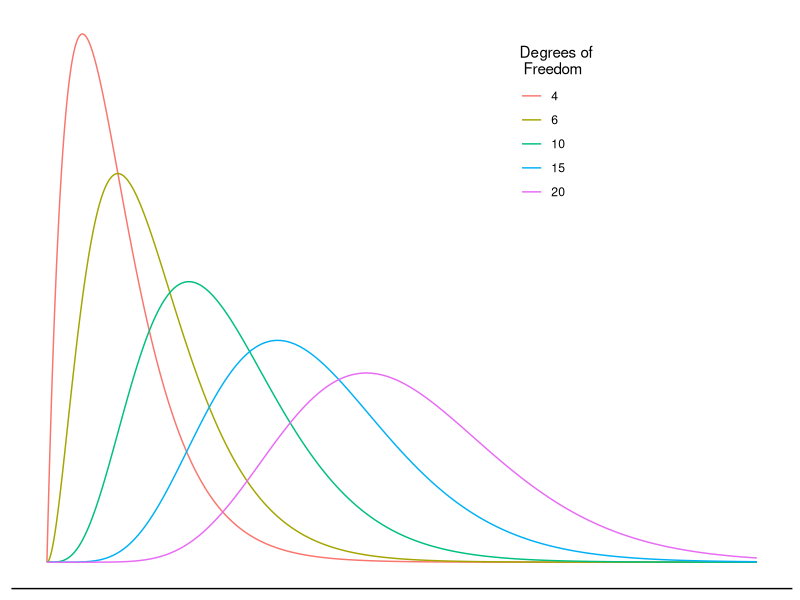

The R script that drew this image:
## ---- chunk 1

library(ggplot2)

x1 <- seq(0,40,0.01)
x2 <- rep(x1, 5)
y1 <- c(dchisq(x1,4), dchisq(x1,6), dchisq(x1,10), dchisq(x1,15), dchisq(x1,20))
z1 <- factor(rep(1:5,each=4001), labels=c(4, 6, 10, 15, 20))

df <- data.frame(x2,y1,z1)

ggplot(data=df, aes(x=x2, y=y1, color=z1)) +
  geom_path() +
  theme_classic() +
  theme(axis.text = element_blank(),
        axis.line.y = element_blank(),
        axis.ticks = element_blank(),
        legend.position = c(0.7,0.8)) +
  labs(x=NULL, y=NULL, color="Degrees of \n Freedom")


## ---- chunk 2

# Store data
x <- c(12.1, 7.8, 14.3, 8.0, 9.3, 9.9, 9.0, 13.9, 8.4, 12.1, 10.4, 11.9, 10.9, 13.3)

y <- c(9.3, 11.0, 9.1, 8.6, 6.4, 6.4, 10.1, 8.3, 10.8, 10.8, 10.2, 6.5, 9.3, 9.9)

t.test(x, y, mu = 0, alternative = "greater", var.equal = T)


